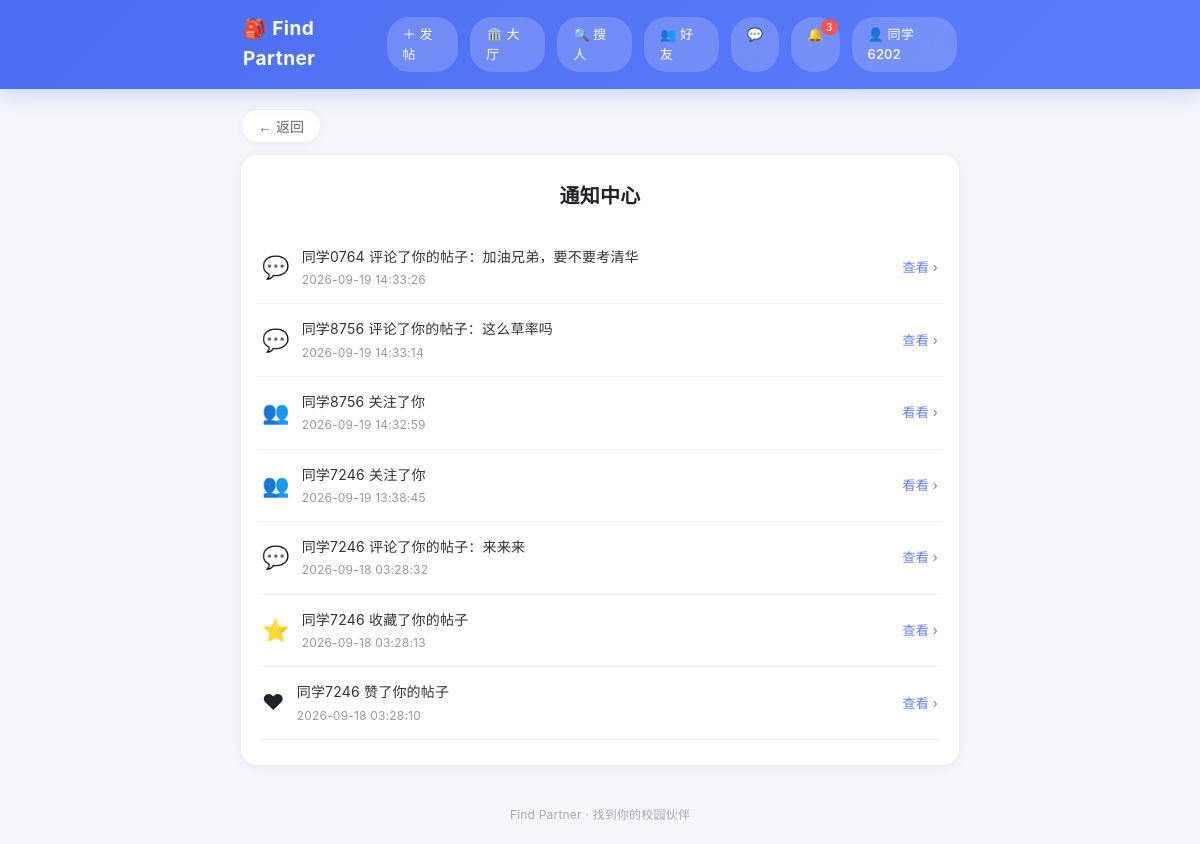
Page /notifications (signed in) on the committed database.
### tables this page shows
CREATE TABLE notifications (
            id INTEGER PRIMARY KEY AUTOINCREMENT,
            user_id INTEGER NOT NULL,          -- 接收通知的人
            from_user_id INTEGER NOT NULL,     -- 触发通知的人
            post_id INTEGER,                   -- 关联的帖子
            type TEXT NOT NULL,                -- comment / like / favorite
            content TEXT,
            is_read INTEGER DEFAULT 0,         -- 0未读 1已读
            create_time DATETIME DEFAULT CURRENT_TIMESTAMP
        );

### app.py (the view)
@app.route('/notifications')
def notifications():
    if 'user_id' not in session:
        return redirect(url_for('login'))
    conn = get_conn()
    notes = conn.execute('''
        SELECT n.id, n.type, n.content, n.create_time, n.post_id,
               n.from_user_id,
               u.nickname AS from_name, u.avatar AS from_avatar
        FROM notifications n JOIN users u ON n.from_user_id = u.id
        WHERE n.user_id = ?
        ORDER BY n.create_time DESC LIMIT 100
    ''', (session['user_id'],)).fetchall()
    conn.execute('UPDATE notifications SET is_read = 1 WHERE user_id = ? AND is_read = 0',
                 (session['user_id'],))
    conn.commit()
    conn.close()
    return render_template('notifications.html', notes=notes)

### app.py (called while the page is built)
def get_conn():
    conn = sqlite3.connect(DB_PATH)
    conn.row_factory = sqlite3.Row
    return conn

@app.before_request
def update_last_active():
    if 'user_id' in session:
        try:
            conn = get_conn()
            conn.execute('UPDATE users SET last_active = CURRENT_TIMESTAMP WHERE id = ?',
                         (session['user_id'],))
            conn.commit()
            conn.close()
        except Exception:
            pass

@app.context_processor
def inject_global_vars():
    chat_unread = 0
    if 'user_id' in session:
        try:
            conn = get_conn()
            chat_unread = conn.execute(
                'SELECT COUNT(*) AS n FROM messages WHERE to_user_id=? AND is_read=0',
                (session['user_id'],)).fetchone()['n']
            conn.close()
        except Exception:
            pass
    return {
        'logged_in': 'user_id' in session,
        'nickname': session.get('nickname', ''),
        'avatar': session.get('avatar', ''),
        'chat_unread': chat_unread,
    }

### templates/notifications.html (shortened to what this page needs)
{% extends "base.html" %}
{% block content %}
<div class="publish-container">
    <h2 class="page-title">通知中心</h2>
    {% if notes %}
    <div class="note-list">
        {% for n in notes %}
        <a href="{% if n.type == 'follow' %}/user/{{ n.from_user_id }}{% else %}/post/{{ n.post_id }}{% endif %}" class="note-item">
            <span class="note-icon">
                {% if n.type == 'comment' %}💬{% elif n.type == 'like' %}❤{% elif n.type == 'follow' %}👥{% else %}⭐{% endif %}
            </span>
            <div class="note-body">
                <div class="note-content">{{ n.content }}</div>
                <div class="note-time">{{ n.create_time }}</div>
            </div>
            <span class="note-go">{% if n.type == 'follow' %}看看 ›{% else %}查看 ›{% endif %}</span>
        </a>
        {% endfor %}
    </div>
    {% else %}
    <div class="empty-state">
        <div class="empty-icon">🔔</div>
        <p>暂时没有通知</p>
        <p class="hint">有人评论、点赞、收藏你的帖子时，会在这里提醒你</p>
    </div>
    {% endif %}
</div>
{% endblock %}

### static/css/style.css (style rules this page uses)
* { margin: 0; padding: 0; box-sizing: border-box; }
body { font-family: -apple-system, BlinkMacSystemFont, "Segoe UI", "PingFang SC", "Hiragino Sans GB", "Microsoft YaHei", sans-serif; background-color: #f5f5f7; color: #333; line-height: 1.6; }
a { text-decoration: none; color: inherit; }
.publish-container { background: white; border-radius: 12px; padding: 24px 16px; }
.page-title { font-size: 20px; margin-bottom: 20px; text-align: center; }
.note-list { display: flex; flex-direction: column; }
.note-item { display: flex; align-items: center; gap: 12px; padding: 14px 4px; border-bottom: 1px solid #f0f0f0; }
.note-icon { font-size: 22px; }
.note-body { flex: 1; }
.note-content { font-size: 14px; color: #333; }
.note-time { font-size: 12px; color: #999; margin-top: 2px; }
.note-go { color: #667eea; font-size: 13px; }
:root { --brand: #4e6ef2; --brand-deep: #3b5bdb; --bg: #f4f6fb; --card: #ffffff; --text: #1f2329; --text-sub: #8a90a6; --line: #eef0f5; --radius: 16px; --shadow: 0 2px 12px rgba(31,35,41,0.06); --shadow-hover: 0 6px 20px rgba(31,35,41,0.10); }
body { background-color: var(--bg); color: var(--text); -webkit-font-smoothing: antialiased; letter-spacing: 0.2px; }
.post-card, .my-post-card, .detail-card, .tieba-user-card, .chat-item, .auth-card, .profile-card, .publish-container { border-radius: var(--radius); box-shadow: var(--shadow); border: 1px solid rgba(255,255,255,0.8); transition: box-shadow .25s ease, transform .25s ease; }

### rows in the picture
notifications: content "同学0764 评论了你的帖子：加油兄弟，要不要考清华", create_time "2026-09-19 14:33:26", type "查看 ›"
notifications: content "同学8756 评论了你的帖子：这么草率吗", create_time "2026-09-19 14:33:14", type "查看 ›"
notifications: content "同学8756 关注了你", create_time "2026-09-19 14:32:59", type "看看 ›"
notifications: content "同学7246 关注了你", create_time "2026-09-19 13:38:45", type "看看 ›"
notifications: content "同学7246 评论了你的帖子：来来来", create_time "2026-09-18 03:28:32", type "查看 ›"
notifications: content "同学7246 收藏了你的帖子", create_time "2026-09-18 03:28:13", type "查看 ›"
notifications: content "同学7246 赞了你的帖子", create_time "2026-09-18 03:28:10", type "查看 ›"

### other values in the picture
{{ nickname }} "同学6202"
